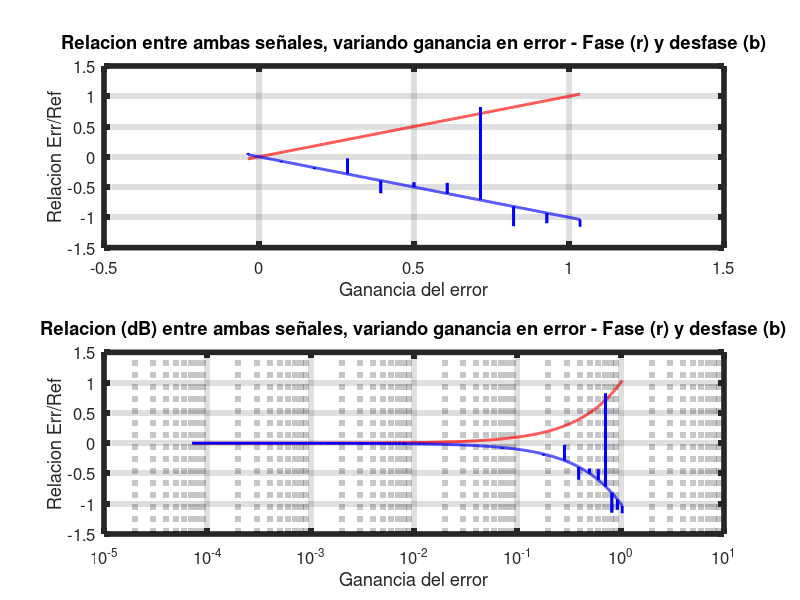

Write the MATLAB code that produced this figure.
#!/usr/bin/octave

%% just octave
pkg load signal;
pkg load control;

%% constants
fs        = 10e9;               % sample frequency
t1        = 1.562400e-3;
t2        = 1.563100e-3;
ref_amp   = 1;
err_amp   = 1;
ref_pha   = 0.0 * ( pi / 180 );
err_pha   = 0.0 * ( pi / 180 );
ref_fre   = 30e6;
err_fre   = 30e6;
p_fre     = 640;                % pulse frequency
p_dut     = 0.032;              % pulse duty: Ton = 0.5 us

%% dependent constants
T         = ( 1 / p_fre ) * 2; 
dT        = 1 / fs;
t         = ( t1 : dT : t2 );
N         = size( t, 2 );
df        = fs / N;
f         = -fs / 2 : df : fs / 2 - df;

%% pulse generation
pulse     = square( 2 * pi * p_fre * t, p_dut ) >= 0;

%% signal generation
ref_s     = ref_amp * [ pulse .* sin( 2 * pi * ref_fre * t + ref_pha ) ];
err_s     = err_amp * [ pulse .* sin( 2 * pi * err_fre * t + err_pha ) ];
err_s_dp  = err_amp * [ pulse .* sin( 2 * pi * err_fre * t + err_pha + pi ) ]; # error desfasado

%% signal quotient
amp_var   = ( -0.25 : 1.5 / ( N - 1 ) : 1.25 );
quo_s     = ( amp_var .* err_s ) ./ ref_s;
quo_s_dp  = ( amp_var .* err_s_dp ) ./ ref_s;

%% plot
all_plots = 0;
hfigure = figure( 'Color', 'w' );
cols    = 1;
if( all_plots )
  rows  = 4;
else
  rows  = 2;
endif
subplot( rows, cols, 1 ); ##
if( all_plots )
  plt_1 = plot( t, ref_s, "linewidth", 2, 'r' );
  grid on;
  hold;
  plt_2 = plot( t, err_s .* 0.8, "linewidth", 2, 'b' );
  set( gca, "linewidth", 4, "fontsize", 12)
  xlabel( 'Tiempo' );
  ylabel( 'Amplitud' );
  title( 'Referencia (r) y error (b) - Ganancia fija y en fase' );
  subplot( rows, cols, 2 ); ##
  plt_3 = plot( t, ref_s, "linewidth", 2, 'r' );
  grid on;
  hold;
  plt_4 = plot( t, err_s_dp .* 0.8 , "linewidth", 2, 'b' );
  set( gca, "linewidth", 4, "fontsize", 12)
  xlabel( 'Tiempo' );
  ylabel( 'Amplitud' );
  title( 'Referencia (r) y error (b) - Ganancia fija y en desfase' );
endif
plt_5 = plot( amp_var, quo_s, "linewidth", 2, 'r' );
subplot( rows, cols, rows - 1 ); ##
grid on;
hold
plt_6 = plot( amp_var, quo_s_dp, "linewidth", 2, 'b' );
grid on;
set( gca, "linewidth", 4, "fontsize", 12)
xlabel( 'Ganancia del error' );
ylabel( 'Relacion Err/Ref' );
title( 'Relacion entre ambas señales, variando ganancia en error - Fase (r) y desfase (b)' );
subplot( rows, cols, rows ); ##
plt_7 = semilogx( amp_var, quo_s, "linewidth", 2, 'r' );
grid on;
hold
plt_8 = semilogx( amp_var, quo_s_dp, "linewidth", 2, 'b' );
grid on;
set( gca, "linewidth", 4, "fontsize", 12)
xlabel( 'Ganancia del error' );
ylabel( 'Relacion Err/Ref' );
title( 'Relacion (dB) entre ambas señales, variando ganancia en error - Fase (r) y desfase (b)' );
